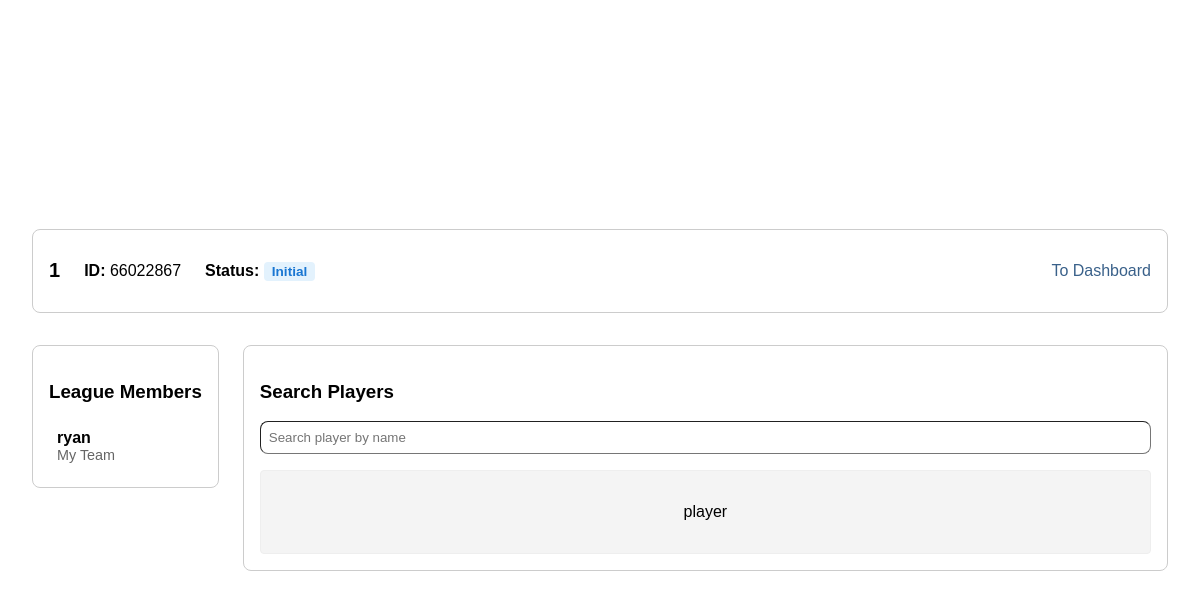
/league/66022867, run on an earlier commit of the app's database.
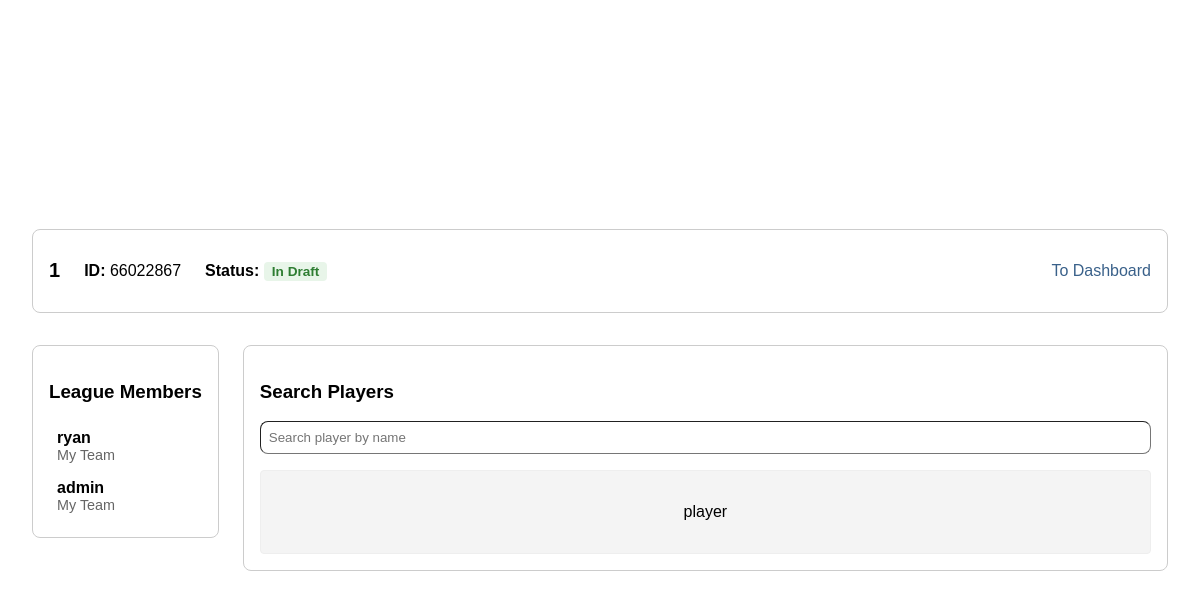
And on a later commit of the database.
### tables this page shows
CREATE TABLE PlayerLeague (
    LID INTEGER PRIMARY KEY,
    draftType TEXT,
    leagueName TEXT,
    ownerAccount INTEGER,
    status TEXT DEFAULT 'initial', -- 'initial', 'draft', 'final'
    FOREIGN KEY (ownerAccount) REFERENCES PlayerAccount(accountID)
);

CREATE TABLE PlayerTeam (
    teamID INTEGER PRIMARY KEY,
    LID INTEGER,
    accountID INTEGER,
    teamName TEXT,
    FOREIGN KEY (LID) REFERENCES PlayerLeague(LID),
    FOREIGN KEY (accountID) REFERENCES PlayerAccount(accountID)
);

CREATE TABLE PlayerAccount (
    accountID INTEGER PRIMARY KEY,
    username TEXT UNIQUE,
    email TEXT UNIQUE,
    password TEXT
);

### app.py (the view)
@app.route("/league/<int:league_id>")
def league(league_id):
    conn = sqlite3.connect(DB_FILE)
    conn.row_factory = sqlite3.Row
    cursor = conn.cursor()
    cursor.execute(
        """SELECT LID as id, leagueName, status, ownerAccount
            FROM PlayerLeague
            WHERE LID = ?""",
        (league_id,)
        )
    league_data = cursor.fetchone()
    cursor.execute(
        """SELECT pt.teamName as team_name, pa.username as name
            FROM PlayerTeam pt
            JOIN PlayerAccount pa on pt.accountID = pa.accountID
            WHERE pt.LID = ?""",
        (league_id,)
        )
    members = cursor.fetchall()
    conn.close()
    if league_data is None:
        return redirect(url_for('dashboard'))
    return render_template("league.html", league=league_data, members=members)

### templates/league.html (shortened to what this page needs)
<!DOCTYPE html>
<html lang="en">
<head>
    <link rel="stylesheet" href="{{ url_for('static', filename='style.css') }}">
</head>
<body>
    <div class="league-container">
        <div class="league-header">
            <div class="league-info-group">
                <h1>{{ league.leagueName }}</h1>
                <p class="league-id"><strong>ID:</strong> {{ league.id }}</p>
                <div class="status">
                    <strong>Status:</strong>
                    {% if league.status == 'initial' %}
                        <span class="status-badge status-initial">Initial</span>
                    {% else %}
                        <span class="status-badge status-draft">In Draft</span>
                    {% endif %}
                </div>
            </div>
            <div class="header-things">
                <a href="{{ url_for('dashboard') }}" class="dashboard-link">To Dashboard</a>
            </div>
        </div>
        <div class="league-main-content">
            <div class="members-bar">
                <h3>League Members</h3>
                <div class="member-list">
                    {% for member in members %}
                        <div class="member-item">
                            <span><strong>{{ member.name }}</strong></span>
                            <span class="member-team">{{ member.team_name }}</span>
                        </div>
                    {% endfor %}
                </div>
            </div>
            <div class="player-search-section">
                <h3>Search Players</h3>
                <input type="text" id="playerSearch" class="player-search-input" placeholder="Search player by name">
                <div class="player-grid">
                    <div class="player-card">
                        <p>player</p>
                    </div>
                </div>
            </div>
        </div>
    </div>
</body>
</html>

### static/style.css (style rules this page uses)
body { font-family: sans-serif; display: flex; align-items: center; justify-content: center; height: 100vh; margin: 0; }
input { width: 100%; padding: 0.5rem; margin-bottom: .5rem; border-radius: 8px; box-sizing: border-box; border-width: 1px; }
.league-container { padding: 2rem; width: 100%; max-width: 1200px; }
.league-header { display: flex; justify-content: space-between; align-items: center; background: white; padding: 1rem; border-radius: 8px; margin-bottom: 2rem; border: 1px solid #ccc; }
.league-header h1 { margin: 0; font-size: 1.25rem; }
.league-info-group { display: flex; gap: 1.5rem; align-items: center; }
.league-main-content { display: flex; gap: 1.5rem; align-items: flex-start; }
.members-bar, .player-search-section { background: white; padding: 1rem; border-radius: 8px; border: 1px solid #ccc; }
.player-search-section { flex: 1; }
.player-grid { display: grid; gap: 1rem; margin-top: 1rem; }
.player-card { background: #f4f4f4; padding: 1rem; border-radius: 4px; text-align: center; border: 1px solid #eee; }
.status-badge { padding: 2px 8px; border-radius: 4px; font-size: 0.85rem; font-weight: bold; }
.status-draft { background-color: #e8f5e9; color: #2e7d32; }
.dashboard-link { color: #3a618a; text-decoration: none; margin-left: 1rem; }
.member-list { margin-top: 1rem; }
.member-item { padding: 0.5rem; display: flex; flex-direction: column; }
.member-team { color: #666; font-size: 0.9rem; }
.player-search-input { margin-bottom: 0; }

What changed in the data, as far as the page shows it:
changed PlayerLeague id 66022867: status "initial" → "started" (drawn)
added PlayerTeam: name "admin", team_name "My Team"
Also different on the page:
text no longer shown: "Initial"
text now shown: "In Draft"
